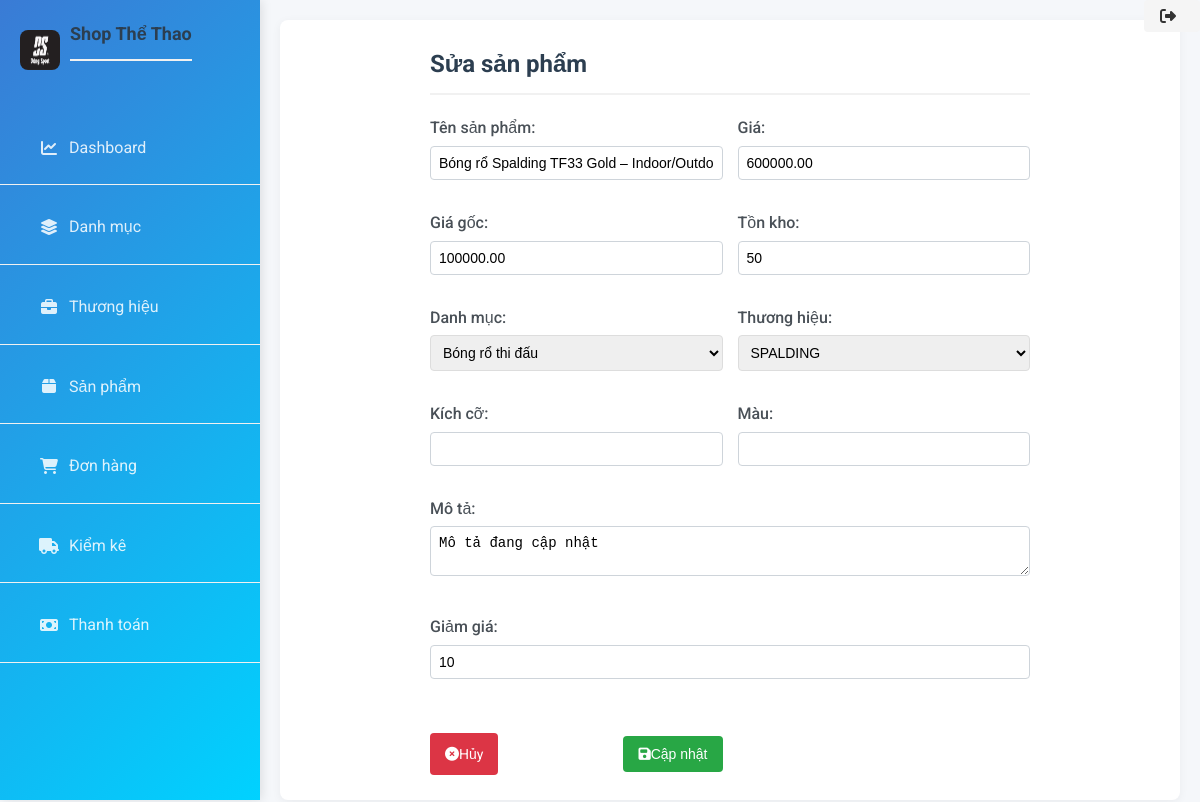
Before: /product/edit/2 with the older database file.
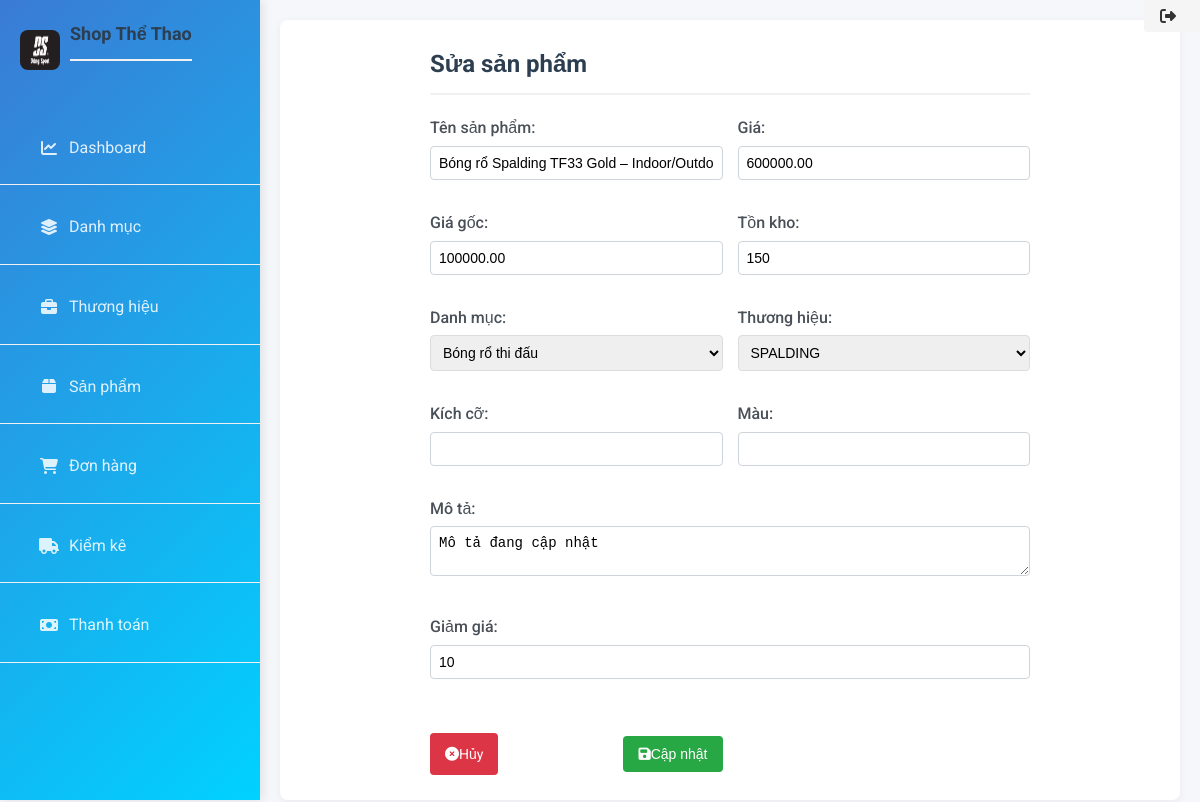
After: the same page with the newer database file.
### models/product.py (models this page shows)
class Product(db.Model):
    __tablename__ = 'products'
    id_product = Column(Integer, primary_key=True, autoincrement=True)
    product_name = Column(String(255), nullable=False)
    id_category = Column(Integer, ForeignKey('categories.id_category'), nullable=True)
    id_brand = Column(Integer, ForeignKey('brands.id_brand'), nullable=True)
    price = Column(DECIMAL(10, 2))
    cost_price = Column(DECIMAL(10, 2))
    inventory = Column(Integer)
    description = Column(Text)
    created_at = Column(TIMESTAMP, server_default=func.now())
    size = Column(String(50), nullable=True)
    color = Column(String(50), nullable=True)
    discount = Column(Integer, nullable=True, default="0")
    category = relationship("Category", backref="products")
    brand = relationship("Brand", backref="products")

### models/category.py (models this page shows)
class Category(db.Model):
    __tablename__ = 'categories'
    id_category = Column(Integer, primary_key=True, autoincrement=True)
    category_name = Column(String(255))
    description = Column(Text)
    created_at = Column(TIMESTAMP)

### models/brand.py (models this page shows)
class Brand(db.Model):
    __tablename__ = 'brands'
    id_brand = Column(Integer, primary_key=True, autoincrement=True)
    brand_name = Column(String(255), nullable=False)
    description = Column(Text)
    created_at = Column(TIMESTAMP)

### routes/product.py (the view, shortened to what this page needs)
@product_bp.route("/edit/<int:id_product>", methods=["GET", "POST"])
def edit_product(id_product):
    product = Product.query.get_or_404(id_product)
    categories = Category.query.all()
    brands = Brand.query.all()
    return render_template("admin/product_form.html", product=product, categories=categories, brands=brands)

### app.py (called while the page is built)
@app.before_request
def log_request_info():
    logging.info(f"Body: {request.get_data()}")

### templates/admin/product_form.html (shortened to what this page needs)
{% extends 'admin/base.html' %}
{% block content %}
<div class="product-form-container">
    <h2>{% if product %}Sửa sản phẩm{% else %}Thêm sản phẩm{% endif %}</h2>
    <form id="productForm" action="{% if product %}{{ url_for('product.edit_product', id_product=product.id_product) }}{% else %}{{ url_for('product.add_product') }}{% endif %}" method="post">
        <div class="form-group">
            <label for="product_name">Tên sản phẩm:</label>
            <input type="text" name="product_name" id="product_name" placeholder="Nhập tên sản phẩm" value="{{ product.product_name if product }}" required>
        </div>
        <div class="form-group">
            <label for="price">Giá:</label>
            <input type="number" name="price" id="price" placeholder="Nhập giá" value="{{ product.price if product }}" required step="0.01">
        </div>
        <div class="form-group">
            <label for="cost_price">Giá gốc:</label>
            <input type="number" name="cost_price" id="cost_price" placeholder="Nhập giá gốc" value="{{ product.cost_price if product }}" step="0.01">
        </div>
        <div class="form-group">
            <label for="inventory">Tồn kho:</label>
            <input type="number" name="inventory" id="inventory" placeholder="Nhập số lượng tồn kho" value="{{ product.inventory if product }}" required>
        </div>
        <div class="form-group">
            <label for="id_category">Danh mục:</label>
            <select name="id_category" id="id_category">
                {% for cat in categories %}
                <option value="{{ cat.id_category }}" {% if product and product.id_category == cat.id_category %}selected{% endif %}>{{ cat.category_name }}</option>
                {% endfor %}
            </select>
        </div>
        <div class="form-group">
            <label for="id_brand">Thương hiệu:</label>
            <select name="id_brand" id="id_brand">
                {% for brand in brands %}
                <option value="{{ brand.id_brand }}" {% if product and product.id_brand == brand.id_brand %}selected{% endif %}>{{ brand.brand_name }}</option>
                {% endfor %}
            </select>
        </div>
        <div class="form-group">
            <label for="size">Kích cỡ:</label>
            <input type="text" name="size" id="size" placeholder="Nhập kích cỡ" value="{{ product.size if product }}">
        </div>
        <div class="form-group">
            <label for="color">Màu:</label>
            <input type="text" name="color" id="color" placeholder="Nhập màu" value="{{ product.color if product }}">
        </div>
        <div class="form-group full-width">
            <label for="description">Mô tả:</label>
            <textarea name="description" id="description" placeholder="Nhập mô tả">{{ product.description if product }}</textarea>
        </div>
        <div class="form-group full-width">
            <label for="discount">Giảm giá:</label>
            <input type="number" name="discount" id="discount" placeholder="Nhập giá giảm" value="{{ product.discount if product }}">
        </div>
        <div class="form-buttons">
            <a href="{{ url_for('product.list_products') }}" class="btn-cancel">
                <i class="fas fa-times-circle"></i> Hủy
            </a>
            <button type="submit" class="btn-submit">
                <i class="fas fa-save"></i> {% if product %}Cập nhật{% else %}Thêm{% endif %}
            </button>
        </div>
    </form>
</div>
{% endblock %}

Changed rows visible on the page:
changed Product "Bóng rổ Spalding TF33 Gold – Indoor/Outdoor Size 6 84-532z - Hàng Chính Hãng": inventory "50" → "150"
